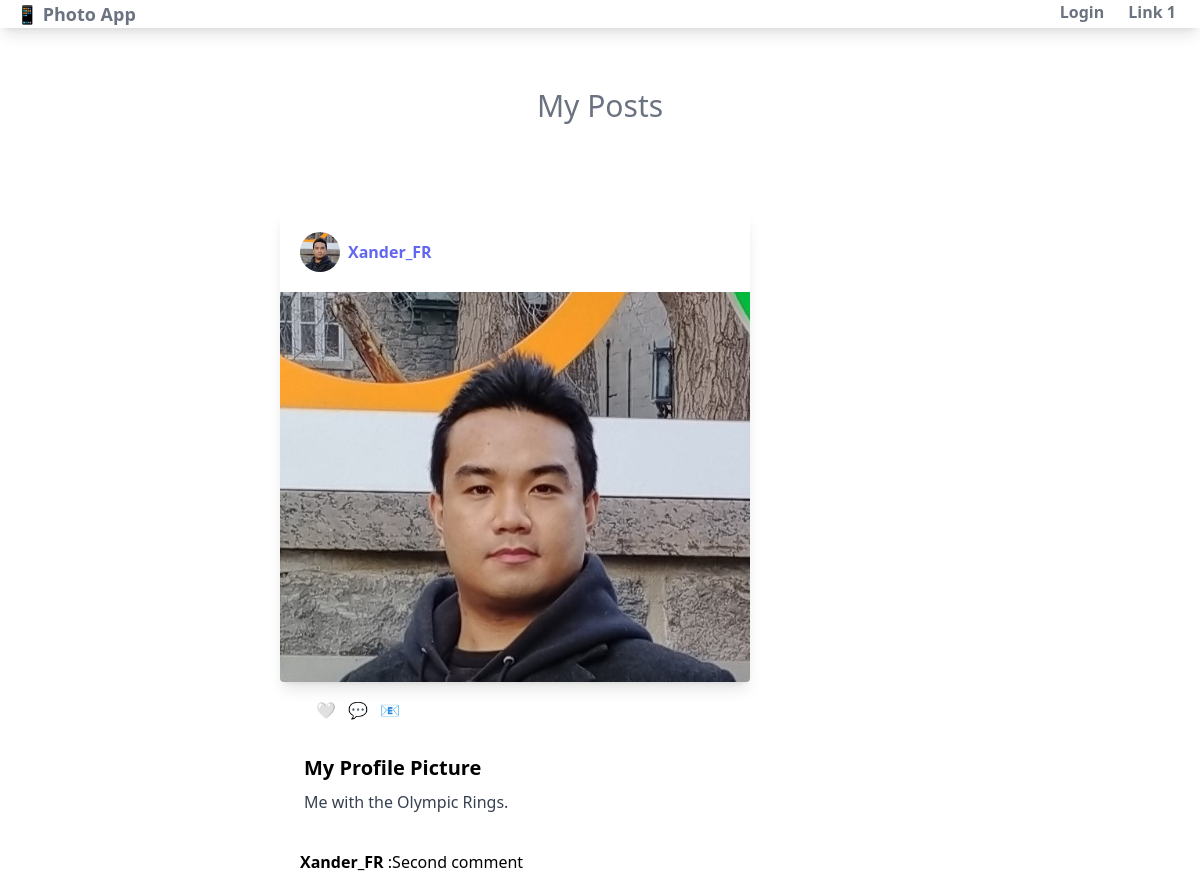
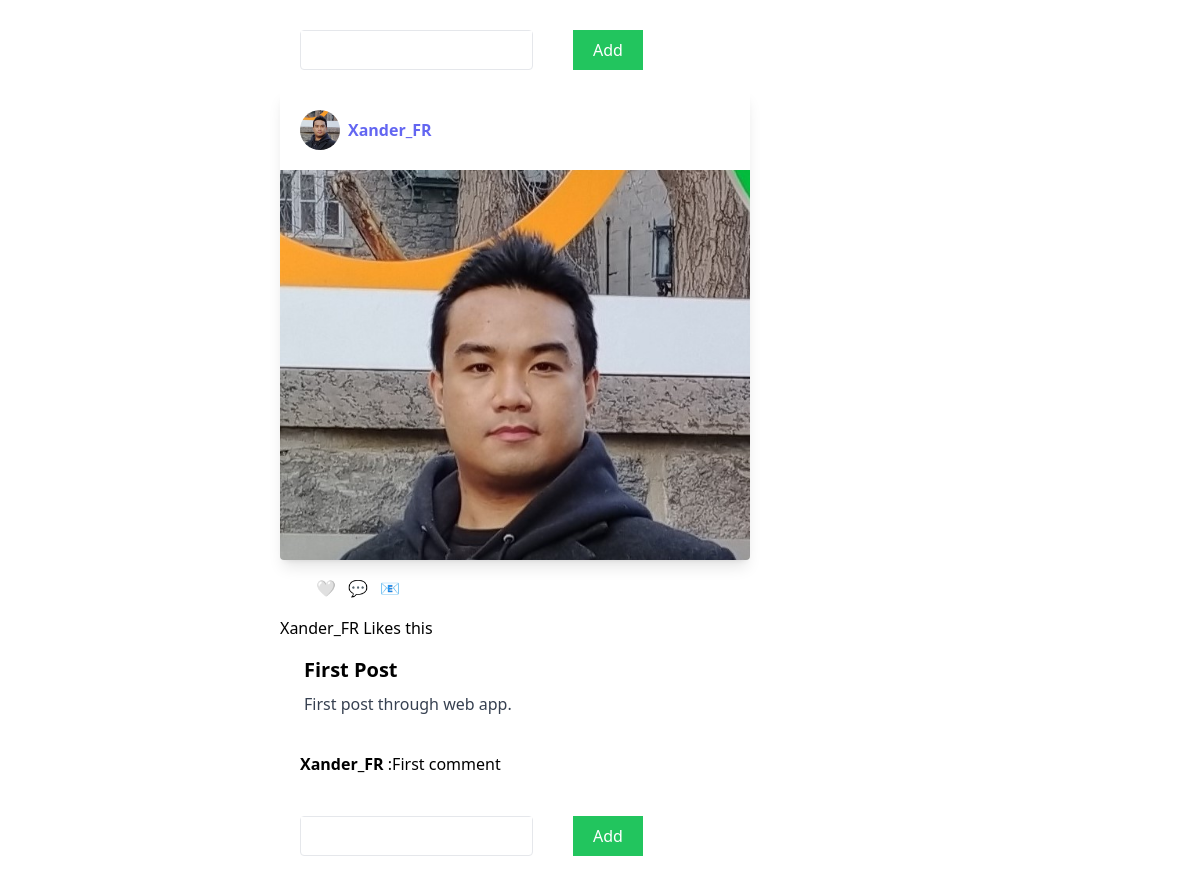
Page /posts/feed on the committed database (2 pictures, top to bottom).
### posts/models.py (models this page shows, shortened)
class Post(models.Model):
    user = models.ForeignKey(settings.AUTH_USER_MODEL, on_delete=models.CASCADE)
    image = models.ImageField(upload_to='images/%y/%m/%d')
    caption = models.TextField(blank=True)
    title = models.CharField(max_length=200)
    slug = models.SlugField(max_length=200, blank=True)  # Random set of characters that could be used, link URL to a specific post
    created = models.DateField(auto_now_add=True)
    liked_by = models.ManyToManyField(
        settings.AUTH_USER_MODEL, related_name='posts_liked', blank=True)

class Comment(models.Model):
    post = models.ForeignKey(Post, on_delete=models.CASCADE, related_name='comments')  # Comment <=> post
    body = models.CharField(max_length=100)
    created = models.DateTimeField(auto_now=True)  # Date when comment was created
    posted_by = models.CharField(max_length=100)
    class Meta:
        ordering = ('created',)

### users/models.py (models this page shows, shortened)
class Profile(models.Model):
    user = models.OneToOneField(settings.AUTH_USER_MODEL, on_delete=models.CASCADE)  # One User is linked to ONLY One Profile, Uses built-in User Model
    photo = models.ImageField(upload_to='users/%Y/%m/%d', blank=True)

### posts/views.py (the view)
# urls.py: path('feed', views.feed, name='feed'),
def feed(request):
    if request.method == 'POST':
        comment_form = CommentForm(data=request.POST)
        new_comment = comment_form.save(commit=False)  # Save comment but do not commit
        post_id = request.POST.get('post_id')
        post = get_object_or_404(Post, id=post_id)
        new_comment.post = post  # Attach post to comment
        new_comment.save()
    else:
        comment_form = CommentForm()
    posts = Post.objects.all()  # Get all the posts
    logged_user = request.user
    return render(request, 'posts/feed.html', {'posts': posts, 'logged_user': logged_user, 'comment_form': comment_form})

### posts/forms.py
class CommentForm(forms.ModelForm):
    class Meta:
        model = Comment
        fields = ('body', 'posted_by')

### posts/templates/posts/feed.html (shortened to what this page needs)
{% extends 'users/base.html' %}
{% load mathfilters %}
{% load static %}
{% block body %}
   <div class="flex mt-5 p-10 justify-center">
    <h2 class="text-3xl font-normal mb-2 text-gray-500">My Posts</h2>
   </div>
   <div class="grid mx-60 p-10 grid-cols-1">
    {% for post in posts %}
    <a href="#">
        <div class="rounded overflow-hidden w-[470px] h-[470px] bg-white shadow-lg">
        <div class="user-container flex mx-5 my-5">
            <img class="h-10 w-10 rounded-full" src="{{post.user.profile.photo.url}}" alt="">
            <div class="mx-2 my-2 font-bold "><span class="text-indigo-500">{{post.user}}</span></div>
        </div>
             <img src="{{post.image.url}}" alt="">
        </div>
        <div class="px-6 py-4">
            <div class="icon-container flex gap-3">
                <a id="{{ post.id }}" class="btn-like">
                    {% if logged_user in post.liked_by.all %}
                    <p>&#129505;</p>
                    {% else %}
                    <p>&#129293;</p>
                    {% endif %}
                </a>
                <p>&#128172;</p>
                <p>&#128231;</p>
            </div>
        </div>
        <div>
            {% if post.liked_by.count < 1 %}
            {% elif post.liked_by.count == 1  %}
            {{ post.liked_by.first }} Likes this
            {% elif post.liked_by.count > 1 %}
            {{ post.liked_by.first }} & {{ post.liked_by.count|sub:1 }} Other likes this
            {% endif %}
        </div>
        <div class="px-6 py-4">
                <div class="font-bold text-xl mb-2">{{post.title}}</div>
                <p class="text-gray-700 text-base">{{post.caption}}</p>
        </div>
        <div class="px-5 py-5">
            {% for comment in post.comments.all %}
             <b>{{ comment.posted_by  }}</b> :{{ comment.body }}
            {% endfor %}
        </div>
        <div class="px-5 py-5">
            <form method="post" class="bg-white   rounded ">
                <div class="flex">
                <div class="  border rounded  mr-10 text-grey-700">
                    {{ comment_form.body  }}
                </div>
                    <button class="bg-green-500 text-white px-5 py-2" type="submit">Add</button>
                </div>
            </form>
        </div>
    </a>
    {% endfor %}
   </div>
{% endblock %}

### users/templates/users/base.html (shortened to what this page needs)
{% load static %}
<!DOCTYPE html>
<html lang="en">
<head>
    <script src="https://cdn.tailwindcss.com"></script>
    <link rel="stylesheet" href="{% static 'users/style.css' %}">
</head>
    <body>
        <nav class="shadow-lg">
           <div class="px-4 mx-auto">
             <div class="flex justify-between">
                <div>
                    <a class="flex" href="">
                        <span class="font-semibold text-lg text-gray-500">📱 Photo App</span>
                    </a>
                </div>
                <div class="space-x-1">
                     {% if request.user.is_authenticated %}
                    <a class="py-4 px-2 text-gray-500 font-semibold " href="{% url 'logout' %}">Logout</a>
                      {% else %}
                    <a class="py-4 px-2 text-gray-500 font-semibold " href="{% url 'login' %}">Login</a>
                    {% endif %}
                    <a class="py-4 px-2 text-gray-500 font-semibold " href="">Link 1</a>
                </div>
            </div>
           </div>
        </nav>
        {% block body %}
        {% endblock %}
    </body>
</html>

### rows in the picture
Post: user.profile.photo (picture), user "Xander_FR", image (picture), title "My Profile Picture", caption "Me with the Olympic Rings."
Comment: posted_by "Xander_FR", body "Second comment"
Post: user.profile.photo (picture), user "Xander_FR", image (picture), liked_by.first "Xander_FR", title "First Post", caption "First post through web app."
Comment: posted_by "Xander_FR", body "First comment"
